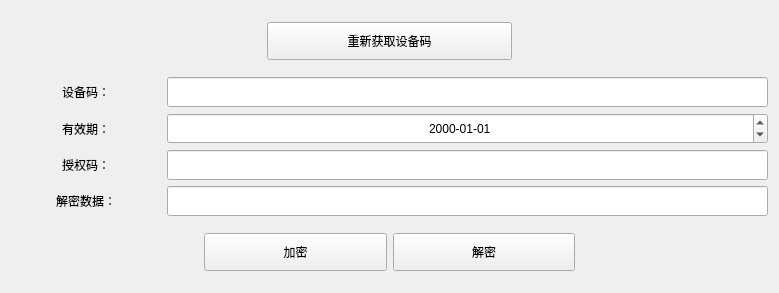
<?xml version="1.0" encoding="UTF-8"?>
<ui version="4.0">
 <class>UAVEmpowerClass</class>
 <widget class="QWidget" name="UAVEmpowerClass">
  <property name="geometry">
   <rect>
    <x>0</x>
    <y>0</y>
    <width>779</width>
    <height>293</height>
   </rect>
  </property>
  <property name="windowTitle">
   <string>授权</string>
  </property>
  <property name="windowIcon">
   <iconset resource="uavempower.qrc">
    <normaloff>:/images/logo.png</normaloff>:/images/logo.png</iconset>
  </property>
  <layout class="QGridLayout" name="gridLayout">
   <item row="1" column="0">
    <layout class="QHBoxLayout" name="horizontalLayout" stretch="2,8">
     <item>
      <layout class="QVBoxLayout" name="verticalLayout">
       <item>
        <widget class="QLabel" name="label">
         <property name="minimumSize">
          <size>
           <width>60</width>
           <height>0</height>
          </size>
         </property>
         <property name="text">
          <string>设备码：</string>
         </property>
         <property name="alignment">
          <set>Qt::AlignCenter</set>
         </property>
        </widget>
       </item>
       <item>
        <widget class="QLabel" name="label_3">
         <property name="text">
          <string>有效期：</string>
         </property>
         <property name="alignment">
          <set>Qt::AlignCenter</set>
         </property>
        </widget>
       </item>
       <item>
        <widget class="QLabel" name="label_2">
         <property name="text">
          <string>授权码：</string>
         </property>
         <property name="alignment">
          <set>Qt::AlignCenter</set>
         </property>
        </widget>
       </item>
       <item>
        <widget class="QLabel" name="label_4">
         <property name="text">
          <string>解密数据：</string>
         </property>
         <property name="alignment">
          <set>Qt::AlignCenter</set>
         </property>
        </widget>
       </item>
      </layout>
     </item>
     <item>
      <layout class="QVBoxLayout" name="verticalLayout_2">
       <item>
        <widget class="QLineEdit" name="lineEditID">
         <property name="sizePolicy">
          <sizepolicy hsizetype="Expanding" vsizetype="Expanding">
           <horstretch>0</horstretch>
           <verstretch>0</verstretch>
          </sizepolicy>
         </property>
         <property name="alignment">
          <set>Qt::AlignCenter</set>
         </property>
         <property name="readOnly">
          <bool>false</bool>
         </property>
        </widget>
       </item>
       <item>
        <widget class="QDateEdit" name="dateEdit">
         <property name="sizePolicy">
          <sizepolicy hsizetype="Expanding" vsizetype="Expanding">
           <horstretch>0</horstretch>
           <verstretch>0</verstretch>
          </sizepolicy>
         </property>
         <property name="alignment">
          <set>Qt::AlignCenter</set>
         </property>
         <property name="displayFormat">
          <string>yyyy-MM-dd</string>
         </property>
        </widget>
       </item>
       <item>
        <widget class="QLineEdit" name="lineEditKey">
         <property name="sizePolicy">
          <sizepolicy hsizetype="Expanding" vsizetype="Expanding">
           <horstretch>0</horstretch>
           <verstretch>0</verstretch>
          </sizepolicy>
         </property>
         <property name="alignment">
          <set>Qt::AlignCenter</set>
         </property>
        </widget>
       </item>
       <item>
        <widget class="QLineEdit" name="lineEditText">
         <property name="sizePolicy">
          <sizepolicy hsizetype="Expanding" vsizetype="Expanding">
           <horstretch>0</horstretch>
           <verstretch>0</verstretch>
          </sizepolicy>
         </property>
         <property name="alignment">
          <set>Qt::AlignCenter</set>
         </property>
        </widget>
       </item>
      </layout>
     </item>
    </layout>
   </item>
   <item row="2" column="0">
    <widget class="QWidget" name="widget" native="true">
     <property name="maximumSize">
      <size>
       <width>16777215</width>
       <height>60</height>
      </size>
     </property>
     <layout class="QHBoxLayout" name="horizontalLayout_2">
      <item>
       <spacer name="horizontalSpacer_3">
        <property name="orientation">
         <enum>Qt::Horizontal</enum>
        </property>
        <property name="sizeHint" stdset="0">
         <size>
          <width>40</width>
          <height>20</height>
         </size>
        </property>
       </spacer>
      </item>
      <item>
       <widget class="QPushButton" name="btnEncryption">
        <property name="sizePolicy">
         <sizepolicy hsizetype="Expanding" vsizetype="Expanding">
          <horstretch>0</horstretch>
          <verstretch>0</verstretch>
         </sizepolicy>
        </property>
        <property name="text">
         <string>加密</string>
        </property>
       </widget>
      </item>
      <item>
       <widget class="QPushButton" name="btnDeciphering">
        <property name="sizePolicy">
         <sizepolicy hsizetype="Expanding" vsizetype="Expanding">
          <horstretch>0</horstretch>
          <verstretch>0</verstretch>
         </sizepolicy>
        </property>
        <property name="text">
         <string>解密</string>
        </property>
       </widget>
      </item>
      <item>
       <spacer name="horizontalSpacer_4">
        <property name="orientation">
         <enum>Qt::Horizontal</enum>
        </property>
        <property name="sizeHint" stdset="0">
         <size>
          <width>40</width>
          <height>20</height>
         </size>
        </property>
       </spacer>
      </item>
     </layout>
    </widget>
   </item>
   <item row="0" column="0">
    <widget class="QWidget" name="widgetid" native="true">
     <property name="maximumSize">
      <size>
       <width>16777215</width>
       <height>60</height>
      </size>
     </property>
     <layout class="QHBoxLayout" name="horizontalLayout_3">
      <item>
       <spacer name="horizontalSpacer">
        <property name="orientation">
         <enum>Qt::Horizontal</enum>
        </property>
        <property name="sizeHint" stdset="0">
         <size>
          <width>40</width>
          <height>20</height>
         </size>
        </property>
       </spacer>
      </item>
      <item>
       <widget class="QPushButton" name="btnUpdate">
        <property name="sizePolicy">
         <sizepolicy hsizetype="Expanding" vsizetype="Expanding">
          <horstretch>0</horstretch>
          <verstretch>0</verstretch>
         </sizepolicy>
        </property>
        <property name="text">
         <string>重新获取设备码</string>
        </property>
       </widget>
      </item>
      <item>
       <spacer name="horizontalSpacer_2">
        <property name="orientation">
         <enum>Qt::Horizontal</enum>
        </property>
        <property name="sizeHint" stdset="0">
         <size>
          <width>40</width>
          <height>20</height>
         </size>
        </property>
       </spacer>
      </item>
     </layout>
    </widget>
   </item>
  </layout>
 </widget>
 <layoutdefault spacing="6" margin="11"/>
 <resources>
  <include location="uavempower.qrc"/>
 </resources>
 <connections/>
</ui>
